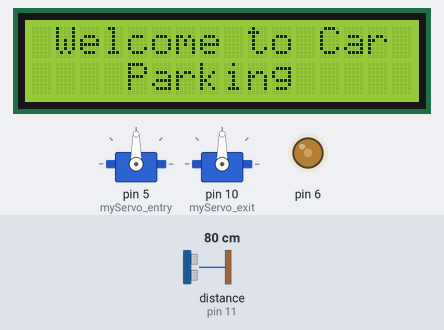
Simulated run of this sketch. Board: Arduino Uno, built with avr-gcc and run on an emulated ATmega328P. Shown: 2 × servo, 16×2 character LCD, output pins drawn as LEDs (lit = HIGH). Wiring (inferred from the names in the program): ultrasonic range finder: trigger pin 3; echo pin 11. The inputs (shaded band) are chosen by the test bench; at power-on: distance to the obstacle (sensor on pin 11) 80 cm. The echo pulse lasts 58.3 µs per cm; pins used as bus, display or sensor lines are not drawn.

Above: at 1.2 s.
1.3 s: distance to the obstacle (sensor on pin 11) set to 2 cm
At 1.45 s:
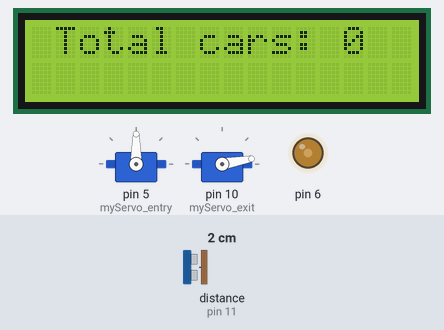
At 3.2 s:
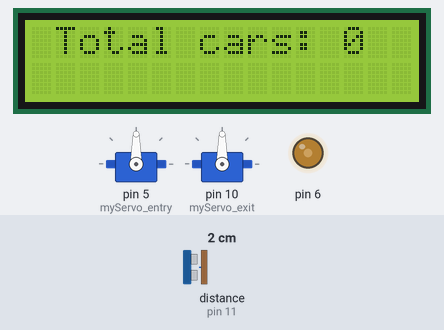
Timing chart, 0 to 9.1 s (numbered marks = the images above; inputs shaded):
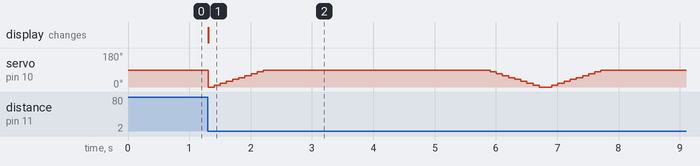

Measured:
- after the input at 1.3 s, servo on pin 10 (myServo_exit): 90° → 0° at once, → 10° 0.10 s later, → 20° 0.10 s later, → 30° 0.10 s later, … (28 changes in this stretch); the display: changes at once (image 1)

The sketch:

MPCA.ino
```cpp
#include <Servo.h>
#include <LiquidCrystal.h>
Servo myServo_entry,myServo_exit;
char inbyte;
int car_count=0;
//const int rs = 12, en = 11, d4 = 5, d5 = 4, d6 = 3, d7 = 2;
//LiquidCrystal lcd(rs, en, d4, d5, d6, d7);
int Contrast=90;
//LiquidCrystal lcd(12,11,5,4,3,2);
LiquidCrystal lcd(12,13,8,4,7,2);

//int num_array[10][7] = {  { 1,1,1,1,1,1,0 },    // 0
  //                        { 0,1,1,0,0,0,0 },    // 1
    //                      { 1,1,0,1,1,0,1 },    // 2
      //                    {1,1,1,1,0,0,1 },    // 3
        //                  {  0,1,1,0,0,1,1 },    // 4
          //                { 1,0,1,1,0,1,1 },    // 5
            //              { 1,0,1,1,1,1,1 },    // 6
              //            { 1,1,1,0,0,0,0 },    // 7
                //          { 1,1,1,1,1,1,1 },    // 8
                  //        { 1,1,1,0,0,1,1 }};   // 9

//function header
//void Num_Write(int);
const int trigPin = 3;
const int echoPin = 11;
// defines variables
long duration;
int distance;
void setup()
{
     analogWrite(6,Contrast);
     /*pinMode(4);
     pinMode(2);
     pinMode(7);
     pinMode(8)
     pinMode(9);
     pinMode(12);
     pinMode(13);
     pinMode(4);*/
   myServo_entry.attach(5);
   myServo_exit.attach(10);
   //Num_Write(car_count);
   pinMode(trigPin, OUTPUT); // Sets the trigPin as an Output
   pinMode(echoPin, INPUT); // Sets the echoPin as an Input
   lcd.begin(16, 2);
  // Print a message to the LCD.
  lcd.setCursor(1,0);
  lcd.print("Welcome to Car");
  lcd.setCursor(0,1);

  lcd.print("    Parking");
  Serial.begin(9600); // Starts the serial communication
}
void loop()
{
    if(Serial.available()>0)
    {
    inbyte = Serial.read();
    if(inbyte=='C') // input comes from a python script which performs object detection using YOLO v2 and returns 'C' is a car is detected in the camera feed
    {
      if(car_count>=3)
      {
        lcd.setCursor(0,1);
        lcd.print("Parking Full!");
      }
      else{
      car_count++;
      lcd.setCursor(1,0);
      lcd.print("Total Cars: ");
      lcd.print(car_count);
      for(int pos = 0; pos <=90; pos += 10)
      {
        myServo_entry.write(pos);
        delay(200);
      }
      delay(3500);
      for(int pos = 90; pos >=0; pos -= 10)
      {
        myServo_entry.write(pos);
        delay(200);
      }
      }


      }
      //Num_Write(car_count);


     // Num_Write(car_count);


    }
     //digitalWrite(trigPin, LOW);
   // delayMicroseconds(2);
    // Sets the trigPin on HIGH state for 10 micro seconds
    digitalWrite(trigPin, HIGH);
    delayMicroseconds(10);
    digitalWrite(trigPin, LOW);
    // Reads the echoPin, returns the sound wave travel time in microseconds
    duration = pulseIn(echoPin, HIGH);
    // Calculating the distance
    distance= duration*0.034/2;
    // Prints the distance on the Serial Monitor
    //Serial.print("Distance: ");
    //Serial.println(distance);
    if(distance<=6.0)
    {
      car_count--;
      if(car_count<=0)
          car_count=0;
      lcd.clear();
      lcd.setCursor(1,0);
      lcd.print("Total cars: ");
      lcd.print(car_count);
      for(int pos = 0; pos <=90; pos += 10)
      {
        myServo_exit.write(pos);
        delay(100);
      }
      delay(3500);
      for(int pos = 90; pos >=0; pos -= 10)
      {
        myServo_exit.write(pos);
        delay(100);
      }
    }

}


/*void Num_Write(int number)
{
  int pin= 2;
  for (int j=0; j < 7; j++)
  {
   digitalWrite(pin, num_array[number][j]);
   pin++;
  }
}*/
```
